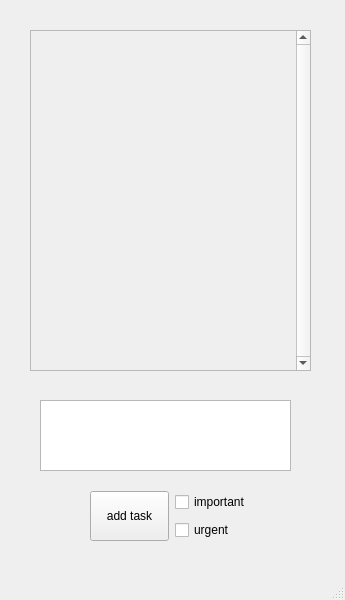
<?xml version="1.0" encoding="UTF-8"?>
<ui version="4.0">
 <class>MainWindow</class>
 <widget class="QMainWindow" name="MainWindow">
  <property name="geometry">
   <rect>
    <x>0</x>
    <y>0</y>
    <width>345</width>
    <height>600</height>
   </rect>
  </property>
  <property name="windowTitle">
   <string>MainWindow</string>
  </property>
  <widget class="QWidget" name="centralwidget">
   <widget class="QTextEdit" name="textEdit">
    <property name="geometry">
     <rect>
      <x>40</x>
      <y>400</y>
      <width>251</width>
      <height>71</height>
     </rect>
    </property>
   </widget>
   <widget class="QScrollArea" name="testContainer">
    <property name="geometry">
     <rect>
      <x>30</x>
      <y>30</y>
      <width>281</width>
      <height>341</height>
     </rect>
    </property>
    <property name="sizePolicy">
     <sizepolicy hsizetype="Expanding" vsizetype="Maximum">
      <horstretch>0</horstretch>
      <verstretch>0</verstretch>
     </sizepolicy>
    </property>
    <property name="font">
     <font>
      <italic>true</italic>
     </font>
    </property>
    <property name="acceptDrops">
     <bool>true</bool>
    </property>
    <property name="whatsThis">
     <string notr="true"/>
    </property>
    <property name="layoutDirection">
     <enum>Qt::LeftToRight</enum>
    </property>
    <property name="autoFillBackground">
     <bool>false</bool>
    </property>
    <property name="verticalScrollBarPolicy">
     <enum>Qt::ScrollBarAlwaysOn</enum>
    </property>
    <property name="horizontalScrollBarPolicy">
     <enum>Qt::ScrollBarAlwaysOff</enum>
    </property>
    <property name="sizeAdjustPolicy">
     <enum>QAbstractScrollArea::AdjustToContents</enum>
    </property>
    <property name="widgetResizable">
     <bool>true</bool>
    </property>
    <property name="alignment">
     <set>Qt::AlignLeading|Qt::AlignLeft|Qt::AlignTop</set>
    </property>
    <widget class="QWidget" name="scrollAreaWidgetContents">
     <property name="geometry">
      <rect>
       <x>0</x>
       <y>0</y>
       <width>262</width>
       <height>339</height>
      </rect>
     </property>
     <layout class="QVBoxLayout" name="verticalLayout_2">
      <item>
       <widget class="QWidget" name="kastul" native="true">
        <property name="sizePolicy">
         <sizepolicy hsizetype="Expanding" vsizetype="Maximum">
          <horstretch>0</horstretch>
          <verstretch>0</verstretch>
         </sizepolicy>
        </property>
        <layout class="QVBoxLayout" name="verticalLayout">
         <property name="leftMargin">
          <number>0</number>
         </property>
         <property name="topMargin">
          <number>0</number>
         </property>
         <property name="rightMargin">
          <number>0</number>
         </property>
         <property name="bottomMargin">
          <number>0</number>
         </property>
        </layout>
       </widget>
      </item>
      <item>
       <spacer name="verticalSpacer">
        <property name="orientation">
         <enum>Qt::Vertical</enum>
        </property>
        <property name="sizeType">
         <enum>QSizePolicy::Expanding</enum>
        </property>
        <property name="sizeHint" stdset="0">
         <size>
          <width>20</width>
          <height>40</height>
         </size>
        </property>
       </spacer>
      </item>
     </layout>
    </widget>
   </widget>
   <widget class="QWidget" name="">
    <property name="geometry">
     <rect>
      <x>90</x>
      <y>490</y>
      <width>161</width>
      <height>52</height>
     </rect>
    </property>
    <layout class="QHBoxLayout" name="horizontalLayout">
     <item>
      <widget class="QPushButton" name="pushButton">
       <property name="minimumSize">
        <size>
         <width>0</width>
         <height>50</height>
        </size>
       </property>
       <property name="text">
        <string>add task</string>
       </property>
      </widget>
     </item>
     <item>
      <layout class="QVBoxLayout" name="verticalLayout_3">
       <item>
        <widget class="QCheckBox" name="important_check">
         <property name="text">
          <string>important</string>
         </property>
        </widget>
       </item>
       <item>
        <widget class="QCheckBox" name="urgent_check">
         <property name="text">
          <string>urgent</string>
         </property>
        </widget>
       </item>
      </layout>
     </item>
    </layout>
   </widget>
  </widget>
  <widget class="QMenuBar" name="menubar">
   <property name="geometry">
    <rect>
     <x>0</x>
     <y>0</y>
     <width>345</width>
     <height>22</height>
    </rect>
   </property>
  </widget>
  <widget class="QStatusBar" name="statusbar"/>
 </widget>
 <resources/>
 <connections/>
</ui>
